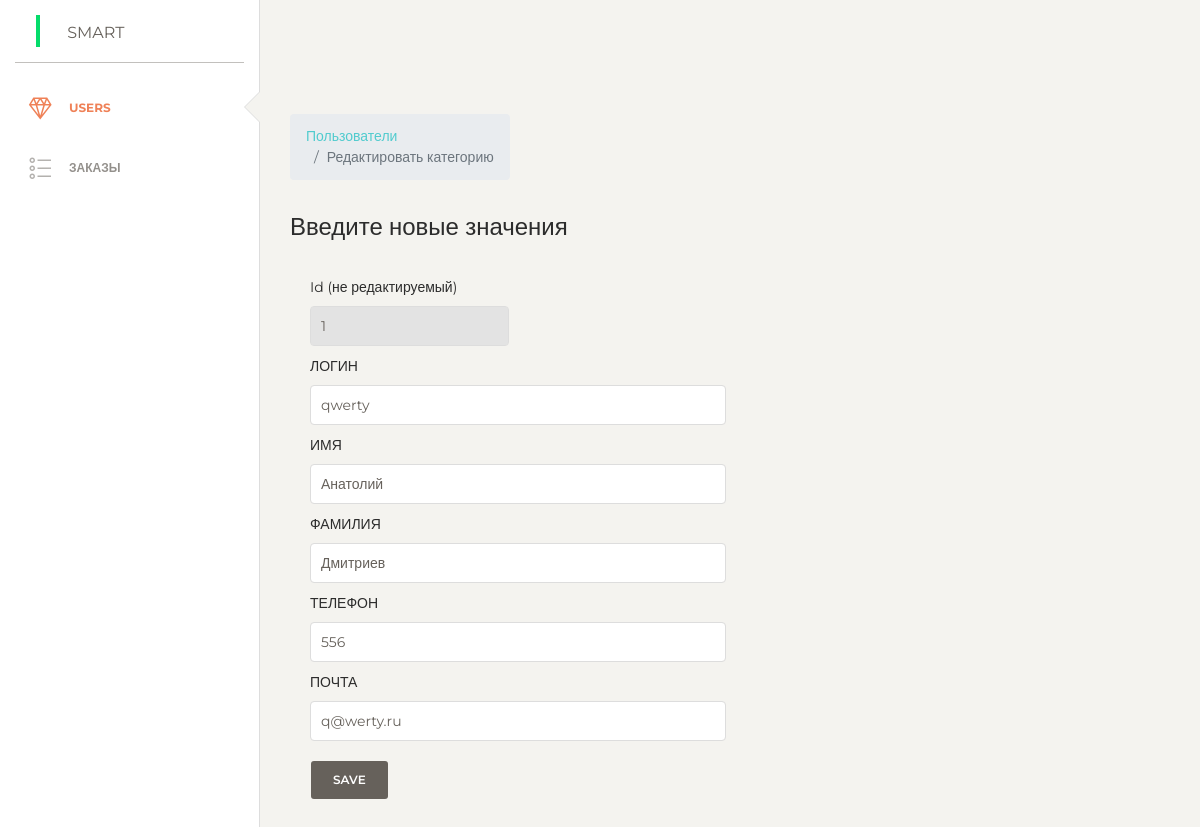
Screenshot of /admin/modules/edit_user.php?id=1 with the database file from the repository.
### tables this page shows
CREATE TABLE `users` (
  `id` int(11) NOT NULL,
  `login` varchar(255) NOT NULL,
  `phone` varchar(255) NOT NULL,
  `email` varchar(255) NOT NULL,
  `password` varchar(255) NOT NULL,
  `confirm_mail` varchar(255) NOT NULL,
  `verified` int(11) NOT NULL DEFAULT 0,
  `first_name` varchar(255) NOT NULL,
  `second_name` varchar(255) NOT NULL,
  `admin_param` varchar(255) NOT NULL DEFAULT 'User'
);

### admin/modules/edit_user.php (the view, shortened to what this page needs)
<?php
include $_SERVER['DOCUMENT_ROOT']."./admin/parts/header.php";
if(isset($_GET['save'])){
	 $sql = "UPDATE `users` SET `login`='" . $_GET["login"] . "',`phone`='" . $_GET["phone"] . "',`email`='" . $_GET["email"] . "',`first_name`='" . $_GET["phone"] . "',`second_name`='" . $_GET["phone"] . "' WHERE `users`.`id` = ' " . $_GET["id"] . "'";
	$result = $conn->query($sql);
header("location:users.php");
}else{
?><br> <?php
			$sql = "SELECT * FROM `users` WHERE `id` = '". $_GET["id"] ."'";
			$result = $conn->query($sql);
			$row = mysqli_fetch_assoc($result);
}
?>
  <div class="content">
   <nav aria-label="breadcrumb">
    <ol class="breadcrumb col-3">
      <li class="breadcrumb-item"><a href="/admin/modules/users.php">Пользователи</a></li>
      <li class="breadcrumb-item active" aria-current="page">Редактировать категорию</li>
    </ol>
  </nav>
    <h4 class="card-title"> Введите новые значения</h4>
		<form>
		            <div class="card-body">
                <form method="post">
                    <div class="row">
                        <div class="col-md-3 pr-1">
                            <div class="form-group">
                                <label>Id (не редактируемый)</label>
                                <input type="text" name="id" disabled=" " class="form-control" value="<?php echo $row['id']; ?>">
                            </div>
                        </div>
                    </div>
                    <div class="row">
                          <div class="col-md-6 pr-1">
                            <div class="form-group">
                                <label>ЛОГИН</label>
                                <input type="text" name="login" class="form-control" placeholder="Описание" value="<?php echo $row['login']; ?>">
                            </div>
                        </div>
                    </div>
                    <div class="row">
                          <div class="col-md-6 pr-1">
                            <div class="form-group">
                                <label>ИМЯ</label>
                                <input type="text" name="first_name" class="form-control" placeholder="Описание"  value="<?php echo $row['first_name']; ?>">
                            </div>
                        </div>
                    </div>
                    <div class="row">
                          <div class="col-md-6 pr-1">
                            <div class="form-group">
                                <label>ФАМИЛИЯ</label>
                                <input type="text" name="second_name" class="form-control" placeholder="Описание" value="<?php echo $row['second_name']; ?>">
                            </div>
                        </div>
                    </div>
                    <div class="row">
                          <div class="col-md-6 pr-1">
                            <div class="form-group">
                                <label>ТЕЛЕФОН</label>
                                <input type="text" name="phone" class="form-control" placeholder="Описание" value="<?php echo $row['phone']; ?>">
                            </div>
                        </div>
                    </div>
                    <div class="row">
                          <div class="col-md-6 pr-1">
                            <div class="form-group">
                                <label>ПОЧТА</label>
                                <input type="text" name="email" class="form-control" placeholder="Описание" value="<?php echo $row['email']; ?>">
                            </div>
                        </div>
                    </div>
					  <div >
					    <button name="save" class="btn btn-secondary">SAVE</button>
					  </div>
				  </form>
            </div>
		</form>
</div>
<?php
include $_SERVER['DOCUMENT_ROOT']."./admin/parts/footer.php";
?>

### rows the page displays
users: id "1", login "qwerty", first_name "Анатолий", second_name "Дмитриев", phone "556", email "q@werty.ru"
